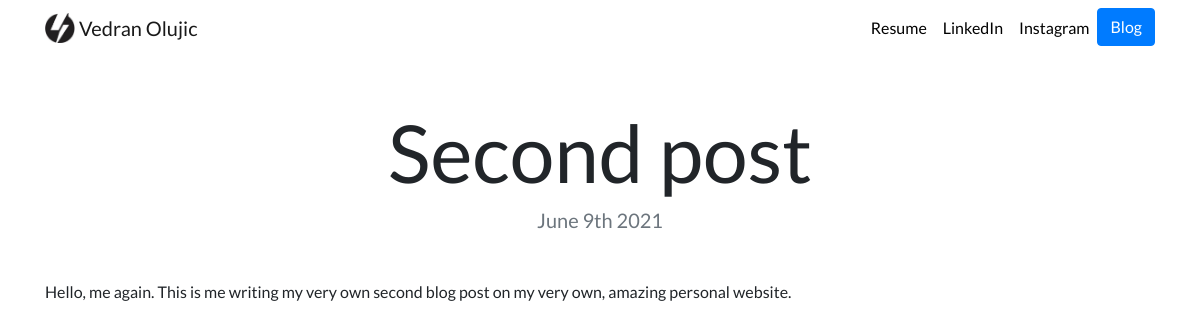
The app's page /blog/2/ with its own data.
### blog/models.py (models this page shows, shortened)
class Blog (models.Model):
    title = models.CharField(max_length = 200)
    description = models.TextField()
    date = models.DateField()

### blog/views.py (the view)
# urls.py: path('<int:blog_id>/', views.detail, name='detail'),
def detail (request, blog_id):
    blog = get_object_or_404(Blog, pk= blog_id)
    return render(request, 'blog/detail.html', {'blog': blog})

### blog/templates/blog/detail.html
{% extends "portfolio/base.html" %}
{% load static %}
{% block content %}
<h1 class="text-center mt-5" id="blogdetailtitle">{{ blog.title }}</h1>
<h5 class="text-center text-muted mb-5">{{ blog.date|date:'F jS Y' }}</h5>
{{ blog.description|safe }}
{% endblock %}

### portfolio/static/portfolio/custom.css (style rules this page uses)
body { font-family: 'Lato', sans-serif; }
@media (min-width: 992px) { #blogdetailtitle { font-size: 5rem; } }

### records on screen
Blog: title "Second post", date "June 9th 2021", description "Hello, me again. This is me writing my very own second blog post on my very own, amazing personal website."
